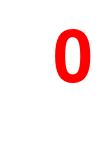

Write the MATLAB code that produced this figure. (Note: this script raises an error after producing the figure.)
colour  = {'r','r','g'};ii=1;

for ii=1:10
    txturl{ii}=['number',num2str(ii-1),'.png'];
    scaleFAC=1;
    figure('visible','off');
    set(gcf,'MenuBar','None','Position',[50 50 15 30],'PaperSize',[10,30],'PaperPosition',[0 0 0.4*scaleFAC 0.6*scaleFAC]);
    h3=text(0.97,0.5,num2str(ii-1),'FontSize',20,'HorizontalAlignment','Right','Color','r','FontWeight','Bold');
    axis off;set(gca,'Position',[0,0,1,1],'Color',[0 0 0]);
    print(gcf,'-dpng',txturl{ii});
    I =imread(txturl{ii});
    imwrite(I,txturl{ii},'transparency',[0 0 0],'background',[0.0 0.0 0.0]);close all;
end

txturl{ii}=['numberdot.png'];
scaleFAC=1;
CMAP = colormap;
figure('visible','off');
set(gcf,'MenuBar','None','Position',[50 50 15 30],'PaperSize',[10,30],'PaperPosition',[0 0 0.2*scaleFAC 0.6*scaleFAC]);
h3=text(0.97,0.5,'.','FontSize',20,'HorizontalAlignment','Right','Color','r','FontWeight','Bold');
axis off;set(gca,'Position',[0,0,1,1],'Color',[0.0 0.0 0.0]);
print(gcf,'-dpng',txturl{ii});
I =imread(txturl{ii});
imwrite(I,txturl{ii},'transparency',[0.0 0.0 0.0],'background',[0.0 0.0 0.0]);close all;
%imwrite(I,txturl{ii},'Alpha',I3);close all;

txturl{ii}=['numberminus.png'];
scaleFAC=1;
figure('visible','off');
set(gcf,'MenuBar','None','Position',[50 50 15 30],'PaperSize',[10,30],'PaperPosition',[0 0 0.3*scaleFAC 0.6*scaleFAC]);
h3=text(0.84,0.5,'-','FontSize',20,'HorizontalAlignment','Right','Color','r','FontWeight','Bold');
axis off;set(gca,'Position',[0,0,1,1],'Color',[0 0 0]);
print(gcf,'-dpng',txturl{ii});
I =imread(txturl{ii});
imwrite(I,txturl{ii},'transparency',[0 0 0],'background',[0.0 0.0 0.0]);close all;

txturl{ii}=['numbereuro.png'];
scaleFAC=1;
figure('visible','off');
set(gcf,'MenuBar','None','Position',[50 50 15 30],'PaperSize',[10,30],'PaperPosition',[0 0 0.4*scaleFAC 0.6*scaleFAC]);
h3=text(0.97,0.5,sprintf('%c',8364),'FontSize',20,'HorizontalAlignment','Right','Color','r','FontWeight','Bold');
axis off;set(gca,'Position',[0,0,1,1],'Color',[0 0 0]);
print(gcf,'-dpng',txturl{ii});
I =imread(txturl{ii});
imwrite(I,txturl{ii},'transparency',[0 0 0],'background',[0.0 0.0 0.0]);close all;


txturl{ii}=['numbermillion.png'];
scaleFAC=1;
figure('visible','off');
set(gcf,'MenuBar','None','Position',[50 50 15 30],'PaperSize',[10,30],'PaperPosition',[0 0 0.8*scaleFAC 0.6*scaleFAC]);
h3=text(0.97,0.5,'\cdot10^6','FontSize',11,'HorizontalAlignment','Right','Color','r','FontWeight','Bold');
axis off;set(gca,'Position',[0,0,1,1],'Color',[0 0 0]);
print(gcf,'-dpng',txturl{ii});
I =imread(txturl{ii});
imwrite(I,txturl{ii},'transparency',[0 0 0],'background',[0.0 0.0 0.0]);close all;
